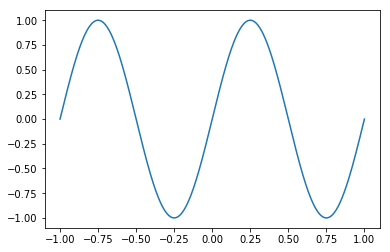

Here is the Python script that generated this plot:
import numpy as np
import matplotlib.pyplot as plt
x = 5
print(np.square(x))
print(pow(x,3))
theta = 30
print('sin(theta) =',np.sin(theta)) #so the degree is in radians
print('sin(pi /6) =',np.sin(np.pi /6))
print('cos(theta) =',np.cos(theta))
meshPoints = np.linspace(-1,1,500)
print('meshPoints[53] =',meshPoints[53])
plt.plot(meshPoints,np.sin(2 * np.pi * meshPoints))
